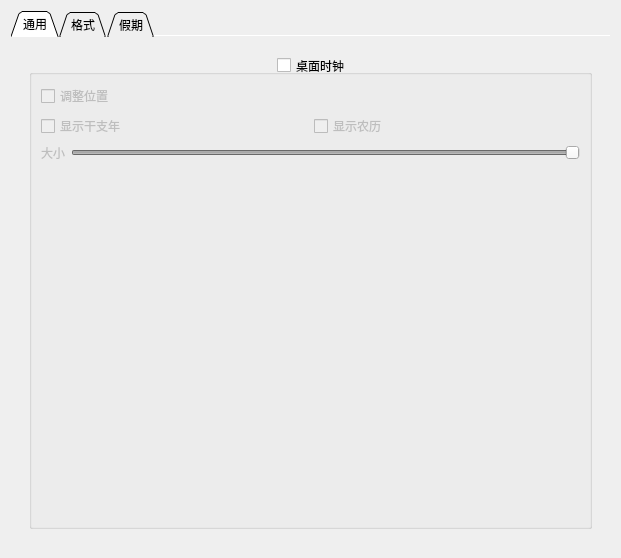
<?xml version="1.0" encoding="UTF-8"?>
<ui version="4.0">
 <class>SettingDialog</class>
 <widget class="QDialog" name="SettingDialog">
  <property name="geometry">
   <rect>
    <x>0</x>
    <y>0</y>
    <width>621</width>
    <height>558</height>
   </rect>
  </property>
  <property name="windowTitle">
   <string>时间设置</string>
  </property>
  <layout class="QHBoxLayout" name="horizontalLayout_6">
   <item>
    <widget class="QTabWidget" name="tabWidget">
     <property name="tabShape">
      <enum>QTabWidget::Triangular</enum>
     </property>
     <property name="currentIndex">
      <number>0</number>
     </property>
     <property name="documentMode">
      <bool>true</bool>
     </property>
     <widget class="QWidget" name="m_general">
      <property name="sizePolicy">
       <sizepolicy hsizetype="Preferred" vsizetype="Preferred">
        <horstretch>1</horstretch>
        <verstretch>1</verstretch>
       </sizepolicy>
      </property>
      <attribute name="title">
       <string>通用</string>
      </attribute>
      <layout class="QVBoxLayout" name="verticalLayout_7">
       <item>
        <widget class="QWidget" name="verticalWidget" native="true">
         <property name="sizePolicy">
          <sizepolicy hsizetype="Expanding" vsizetype="Expanding">
           <horstretch>1</horstretch>
           <verstretch>1</verstretch>
          </sizepolicy>
         </property>
         <layout class="QVBoxLayout" name="verticalLayout" stretch="0">
          <item>
           <widget class="QGroupBox" name="m_desktopClock">
            <property name="font">
             <font>
              <weight>50</weight>
              <bold>false</bold>
             </font>
            </property>
            <property name="title">
             <string>桌面时钟</string>
            </property>
            <property name="alignment">
             <set>Qt::AlignCenter</set>
            </property>
            <property name="checkable">
             <bool>true</bool>
            </property>
            <property name="checked">
             <bool>false</bool>
            </property>
            <layout class="QVBoxLayout" name="verticalLayout_8">
             <item>
              <layout class="QHBoxLayout" name="horizontalLayout_4">
               <item>
                <widget class="QCheckBox" name="m_editClock">
                 <property name="text">
                  <string>调整位置</string>
                 </property>
                </widget>
               </item>
              </layout>
             </item>
             <item>
              <layout class="QHBoxLayout" name="horizontalLayout_7">
               <item>
                <widget class="QCheckBox" name="m_showGanzhi">
                 <property name="text">
                  <string>显示干支年</string>
                 </property>
                </widget>
               </item>
               <item>
                <widget class="QCheckBox" name="m_showLunar">
                 <property name="text">
                  <string>显示农历</string>
                 </property>
                </widget>
               </item>
              </layout>
             </item>
             <item>
              <layout class="QHBoxLayout" name="horizontalLayout_5">
               <item>
                <widget class="QLabel" name="label">
                 <property name="text">
                  <string>大小</string>
                 </property>
                </widget>
               </item>
               <item>
                <widget class="QSlider" name="m_clockSize">
                 <property name="minimum">
                  <number>100</number>
                 </property>
                 <property name="maximum">
                  <number>300</number>
                 </property>
                 <property name="value">
                  <number>300</number>
                 </property>
                 <property name="orientation">
                  <enum>Qt::Horizontal</enum>
                 </property>
                 <property name="invertedAppearance">
                  <bool>false</bool>
                 </property>
                 <property name="invertedControls">
                  <bool>false</bool>
                 </property>
                </widget>
               </item>
              </layout>
             </item>
             <item>
              <spacer name="verticalSpacer">
               <property name="orientation">
                <enum>Qt::Vertical</enum>
               </property>
               <property name="sizeHint" stdset="0">
                <size>
                 <width>20</width>
                 <height>40</height>
                </size>
               </property>
              </spacer>
             </item>
            </layout>
           </widget>
          </item>
         </layout>
        </widget>
       </item>
      </layout>
     </widget>
     <widget class="QWidget" name="m_format">
      <property name="sizePolicy">
       <sizepolicy hsizetype="Preferred" vsizetype="Preferred">
        <horstretch>1</horstretch>
        <verstretch>1</verstretch>
       </sizepolicy>
      </property>
      <attribute name="title">
       <string>格式</string>
      </attribute>
      <layout class="QVBoxLayout" name="verticalLayout_6">
       <item>
        <widget class="QWidget" name="verticalWidget_2" native="true">
         <property name="sizePolicy">
          <sizepolicy hsizetype="Expanding" vsizetype="Expanding">
           <horstretch>1</horstretch>
           <verstretch>1</verstretch>
          </sizepolicy>
         </property>
         <layout class="QVBoxLayout" name="verticalLayout_2">
          <property name="spacing">
           <number>5</number>
          </property>
          <property name="sizeConstraint">
           <enum>QLayout::SetDefaultConstraint</enum>
          </property>
          <item>
           <widget class="QGroupBox" name="groupBox">
            <property name="sizePolicy">
             <sizepolicy hsizetype="Preferred" vsizetype="Expanding">
              <horstretch>0</horstretch>
              <verstretch>1</verstretch>
             </sizepolicy>
            </property>
            <property name="title">
             <string>格式说明</string>
            </property>
            <property name="alignment">
             <set>Qt::AlignCenter</set>
            </property>
            <layout class="QVBoxLayout" name="verticalLayout_3">
             <property name="topMargin">
              <number>5</number>
             </property>
             <property name="bottomMargin">
              <number>5</number>
             </property>
             <item>
              <widget class="QTableWidget" name="tableInfo">
               <property name="sizePolicy">
                <sizepolicy hsizetype="Ignored" vsizetype="Ignored">
                 <horstretch>0</horstretch>
                 <verstretch>0</verstretch>
                </sizepolicy>
               </property>
               <property name="sizeAdjustPolicy">
                <enum>QAbstractScrollArea::AdjustToContents</enum>
               </property>
               <property name="editTriggers">
                <set>QAbstractItemView::NoEditTriggers</set>
               </property>
               <property name="selectionMode">
                <enum>QAbstractItemView::NoSelection</enum>
               </property>
               <property name="rowCount">
                <number>9</number>
               </property>
               <property name="columnCount">
                <number>2</number>
               </property>
               <attribute name="horizontalHeaderVisible">
                <bool>false</bool>
               </attribute>
               <attribute name="horizontalHeaderStretchLastSection">
                <bool>true</bool>
               </attribute>
               <attribute name="verticalHeaderVisible">
                <bool>false</bool>
               </attribute>
               <attribute name="verticalHeaderDefaultSectionSize">
                <number>30</number>
               </attribute>
               <attribute name="verticalHeaderHighlightSections">
                <bool>false</bool>
               </attribute>
               <row/>
               <row/>
               <row/>
               <row/>
               <row/>
               <row/>
               <row/>
               <row/>
               <row/>
               <column/>
               <column/>
               <item row="0" column="0">
                <property name="text">
                 <string>年</string>
                </property>
                <property name="font">
                 <font>
                  <weight>75</weight>
                  <bold>true</bold>
                 </font>
                </property>
                <property name="textAlignment">
                 <set>AlignCenter</set>
                </property>
                <property name="flags">
                 <set>ItemIsEnabled</set>
                </property>
               </item>
               <item row="0" column="1">
                <property name="text">
                 <string>yy yyyy</string>
                </property>
                <property name="flags">
                 <set>ItemIsEnabled</set>
                </property>
               </item>
               <item row="1" column="0">
                <property name="text">
                 <string>月</string>
                </property>
                <property name="font">
                 <font>
                  <weight>75</weight>
                  <bold>true</bold>
                 </font>
                </property>
                <property name="textAlignment">
                 <set>AlignCenter</set>
                </property>
                <property name="flags">
                 <set>ItemIsEnabled</set>
                </property>
               </item>
               <item row="1" column="1">
                <property name="text">
                 <string>M MM mmm mmmm</string>
                </property>
                <property name="flags">
                 <set>ItemIsEnabled</set>
                </property>
               </item>
               <item row="2" column="0">
                <property name="text">
                 <string>日</string>
                </property>
                <property name="font">
                 <font>
                  <weight>75</weight>
                  <bold>true</bold>
                 </font>
                </property>
                <property name="textAlignment">
                 <set>AlignCenter</set>
                </property>
                <property name="flags">
                 <set>ItemIsEnabled</set>
                </property>
               </item>
               <item row="2" column="1">
                <property name="text">
                 <string>d dd</string>
                </property>
                <property name="flags">
                 <set>ItemIsEnabled</set>
                </property>
               </item>
               <item row="3" column="0">
                <property name="text">
                 <string>时</string>
                </property>
                <property name="font">
                 <font>
                  <weight>75</weight>
                  <bold>true</bold>
                 </font>
                </property>
                <property name="textAlignment">
                 <set>AlignCenter</set>
                </property>
                <property name="flags">
                 <set>ItemIsEnabled</set>
                </property>
               </item>
               <item row="3" column="1">
                <property name="text">
                 <string>h H hh HH</string>
                </property>
                <property name="flags">
                 <set>ItemIsEnabled</set>
                </property>
               </item>
               <item row="4" column="0">
                <property name="text">
                 <string>分</string>
                </property>
                <property name="font">
                 <font>
                  <weight>75</weight>
                  <bold>true</bold>
                 </font>
                </property>
                <property name="textAlignment">
                 <set>AlignCenter</set>
                </property>
                <property name="flags">
                 <set>ItemIsEnabled</set>
                </property>
               </item>
               <item row="4" column="1">
                <property name="text">
                 <string>m mm</string>
                </property>
                <property name="flags">
                 <set>ItemIsEnabled</set>
                </property>
               </item>
               <item row="5" column="0">
                <property name="text">
                 <string>秒</string>
                </property>
                <property name="font">
                 <font>
                  <weight>75</weight>
                  <bold>true</bold>
                 </font>
                </property>
                <property name="textAlignment">
                 <set>AlignCenter</set>
                </property>
                <property name="flags">
                 <set>ItemIsEnabled</set>
                </property>
               </item>
               <item row="5" column="1">
                <property name="text">
                 <string>s ss</string>
                </property>
                <property name="flags">
                 <set>ItemIsEnabled</set>
                </property>
               </item>
               <item row="6" column="0">
                <property name="text">
                 <string>干支</string>
                </property>
                <property name="font">
                 <font>
                  <weight>75</weight>
                  <bold>true</bold>
                 </font>
                </property>
                <property name="textAlignment">
                 <set>AlignCenter</set>
                </property>
                <property name="flags">
                 <set>ItemIsEnabled</set>
                </property>
               </item>
               <item row="6" column="1">
                <property name="text">
                 <string>GG SS</string>
                </property>
                <property name="flags">
                 <set>ItemIsEnabled</set>
                </property>
               </item>
               <item row="7" column="0">
                <property name="text">
                 <string>星期</string>
                </property>
                <property name="font">
                 <font>
                  <weight>75</weight>
                  <bold>true</bold>
                 </font>
                </property>
                <property name="textAlignment">
                 <set>AlignCenter</set>
                </property>
                <property name="flags">
                 <set>ItemIsEnabled</set>
                </property>
               </item>
               <item row="7" column="1">
                <property name="text">
                 <string>ddd dddd</string>
                </property>
                <property name="flags">
                 <set>ItemIsEnabled</set>
                </property>
               </item>
               <item row="8" column="0">
                <property name="text">
                 <string>上下午</string>
                </property>
                <property name="font">
                 <font>
                  <weight>75</weight>
                  <bold>true</bold>
                 </font>
                </property>
                <property name="textAlignment">
                 <set>AlignCenter</set>
                </property>
                <property name="flags">
                 <set>ItemIsEnabled</set>
                </property>
               </item>
               <item row="8" column="1">
                <property name="text">
                 <string>a ap</string>
                </property>
                <property name="flags">
                 <set>ItemIsEnabled</set>
                </property>
               </item>
              </widget>
             </item>
            </layout>
           </widget>
          </item>
          <item>
           <widget class="QLabel" name="label_2">
            <property name="sizePolicy">
             <sizepolicy hsizetype="Preferred" vsizetype="Fixed">
              <horstretch>0</horstretch>
              <verstretch>0</verstretch>
             </sizepolicy>
            </property>
            <property name="minimumSize">
             <size>
              <width>0</width>
              <height>30</height>
             </size>
            </property>
            <property name="maximumSize">
             <size>
              <width>16777215</width>
              <height>30</height>
             </size>
            </property>
            <property name="text">
             <string>例如: 2023-01-08 09:05:01</string>
            </property>
            <property name="alignment">
             <set>Qt::AlignCenter</set>
            </property>
           </widget>
          </item>
          <item>
           <layout class="QHBoxLayout" name="horizontalLayout_3">
            <item>
             <widget class="QLineEdit" name="m_formatEdit">
              <property name="alignment">
               <set>Qt::AlignCenter</set>
              </property>
              <property name="placeholderText">
               <string>日期格式，如: yyyy-MM-dd</string>
              </property>
             </widget>
            </item>
            <item>
             <widget class="QPushButton" name="m_applyButton">
              <property name="text">
               <string>应用</string>
              </property>
             </widget>
            </item>
           </layout>
          </item>
          <item>
           <widget class="QLabel" name="m_preview">
            <property name="sizePolicy">
             <sizepolicy hsizetype="Preferred" vsizetype="Fixed">
              <horstretch>0</horstretch>
              <verstretch>0</verstretch>
             </sizepolicy>
            </property>
            <property name="minimumSize">
             <size>
              <width>0</width>
              <height>40</height>
             </size>
            </property>
            <property name="maximumSize">
             <size>
              <width>16777215</width>
              <height>40</height>
             </size>
            </property>
            <property name="text">
             <string>TextLabel</string>
            </property>
            <property name="alignment">
             <set>Qt::AlignCenter</set>
            </property>
            <property name="textInteractionFlags">
             <set>Qt::NoTextInteraction</set>
            </property>
           </widget>
          </item>
         </layout>
        </widget>
       </item>
      </layout>
     </widget>
     <widget class="QWidget" name="holiday">
      <property name="sizePolicy">
       <sizepolicy hsizetype="Preferred" vsizetype="Preferred">
        <horstretch>1</horstretch>
        <verstretch>1</verstretch>
       </sizepolicy>
      </property>
      <attribute name="title">
       <string>假期</string>
      </attribute>
      <layout class="QVBoxLayout" name="verticalLayout_5">
       <item>
        <widget class="QWidget" name="verticalWidget" native="true">
         <property name="sizePolicy">
          <sizepolicy hsizetype="Preferred" vsizetype="Preferred">
           <horstretch>1</horstretch>
           <verstretch>1</verstretch>
          </sizepolicy>
         </property>
         <layout class="QVBoxLayout" name="verticalLayout_4">
          <item>
           <layout class="QHBoxLayout" name="horizontalLayout">
            <item>
             <widget class="QLabel" name="label_3">
              <property name="sizePolicy">
               <sizepolicy hsizetype="Preferred" vsizetype="Preferred">
                <horstretch>1</horstretch>
                <verstretch>0</verstretch>
               </sizepolicy>
              </property>
              <property name="font">
               <font>
                <weight>75</weight>
                <bold>true</bold>
               </font>
              </property>
              <property name="text">
               <string>年</string>
              </property>
              <property name="alignment">
               <set>Qt::AlignCenter</set>
              </property>
             </widget>
            </item>
            <item>
             <widget class="QComboBox" name="comboBox">
              <property name="sizePolicy">
               <sizepolicy hsizetype="Preferred" vsizetype="Fixed">
                <horstretch>4</horstretch>
                <verstretch>0</verstretch>
               </sizepolicy>
              </property>
             </widget>
            </item>
            <item>
             <widget class="QPushButton" name="m_addYear">
              <property name="sizePolicy">
               <sizepolicy hsizetype="Minimum" vsizetype="Fixed">
                <horstretch>2</horstretch>
                <verstretch>0</verstretch>
               </sizepolicy>
              </property>
              <property name="text">
               <string>增加年</string>
              </property>
             </widget>
            </item>
            <item>
             <widget class="QPushButton" name="m_delYear">
              <property name="sizePolicy">
               <sizepolicy hsizetype="Minimum" vsizetype="Fixed">
                <horstretch>2</horstretch>
                <verstretch>0</verstretch>
               </sizepolicy>
              </property>
              <property name="text">
               <string>删除年</string>
              </property>
             </widget>
            </item>
           </layout>
          </item>
          <item>
           <widget class="QTableWidget" name="tableDay">
            <property name="columnCount">
             <number>5</number>
            </property>
            <attribute name="horizontalHeaderStretchLastSection">
             <bool>true</bool>
            </attribute>
            <attribute name="verticalHeaderVisible">
             <bool>false</bool>
            </attribute>
            <attribute name="verticalHeaderStretchLastSection">
             <bool>false</bool>
            </attribute>
            <column/>
            <column/>
            <column/>
            <column/>
            <column/>
           </widget>
          </item>
          <item>
           <layout class="QHBoxLayout" name="horizontalLayout_2">
            <item>
             <spacer name="horizontalSpacer">
              <property name="orientation">
               <enum>Qt::Horizontal</enum>
              </property>
              <property name="sizeHint" stdset="0">
               <size>
                <width>40</width>
                <height>20</height>
               </size>
              </property>
             </spacer>
            </item>
            <item>
             <widget class="QPushButton" name="m_addDay">
              <property name="text">
               <string>增加</string>
              </property>
             </widget>
            </item>
            <item>
             <widget class="QPushButton" name="m_delDay">
              <property name="text">
               <string>删除</string>
              </property>
             </widget>
            </item>
           </layout>
          </item>
         </layout>
        </widget>
       </item>
      </layout>
     </widget>
    </widget>
   </item>
  </layout>
 </widget>
 <resources/>
 <connections/>
</ui>
